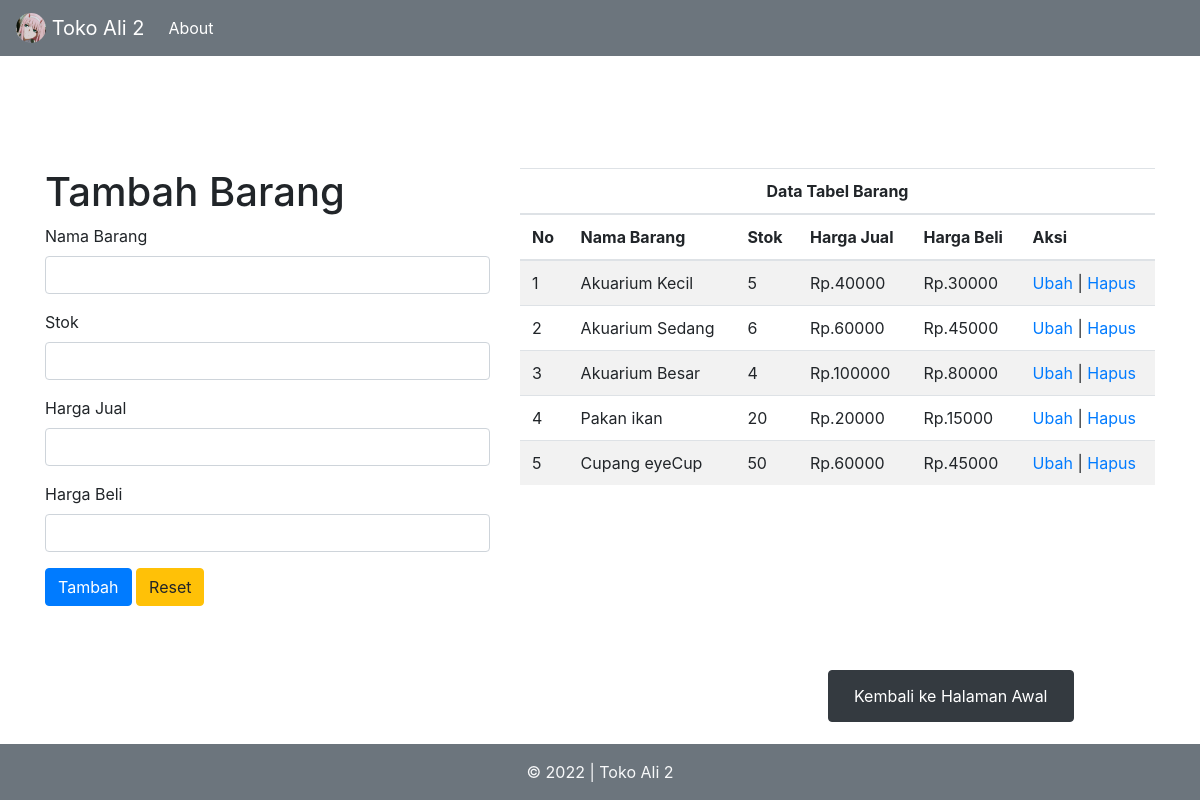
The page /php/barang.php on the database as committed earlier.
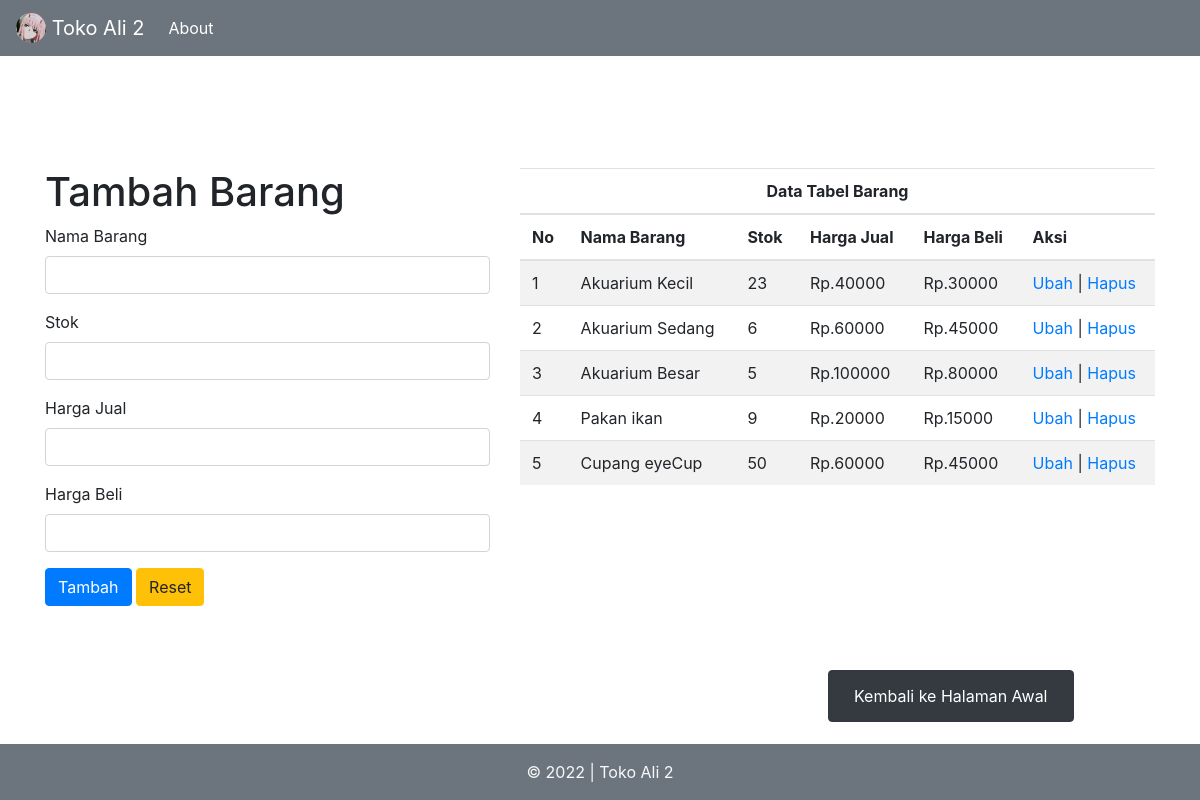
The same page on the database as committed later.
### tables this page shows
CREATE TABLE `barang` (
  `kd_brg` int(11) NOT NULL,
  `nm_brg` varchar(20) NOT NULL,
  `stok` int(11) NOT NULL,
  `harga_jual` bigint(15) NOT NULL,
  `harga_beli` int(11) NOT NULL
);

### php/barang.php (the view, shortened to what this page needs)
<?php
function query($query)
{
  $conn = mysqli_connect('localhost', 'root', '', 'kelompok3web');
  $result = mysqli_query($conn, $query) or die(mysqli_error($conn));
  $rows = [];
  while ($row = mysqli_fetch_assoc($result)) {
    $rows[] = $row;
  }
  return $rows;
}
$barang = query("SELECT * FROM barang");
?>
  <?php endif;
$aksi = 'Tambah';
$nama = null;
$stok = null;
$harga_jual = null;
$harga_beli = null;
$a = null;
  ?>
<!doctype html>
<html lang="en">
<head>
  <link rel="stylesheet" href="..\css\bootstrap.css">
</head>
<body>
  <header>
    <nav class="navbar navbar-expand-md navbar-dark fixed-top bg-secondary">
      <a class="navbar-brand" href="index.php">
        <img src="..\img\zero-two.jpg" alt="judul" width="30" height="30" class="d-inline-block align-top rounded-circle">
        Toko Ali 2
      </a>
      <div class="collapse navbar-collapse" id="navbarCollapse">
        <ul class="navbar-nav mr-auto">
          <li class="nav-item active">
            <a class="nav-link" href="about.php">About</a>
          </li>
        </ul>
      </div>
    </nav>
  </header>
  <main>
    <div class="container my-5 ">
      <div class="row">
        <div class="col-md-5 my-5 ">
          <form action="" method="POST">
            <h1><?= $aksi; ?> Barang </h1>
            <div class="form-group">
              <label for="nama">Nama Barang</label>
              <input type="text" class="form-control" id="nama" name="nama" <?= $a; ?> value="<?= $nama; ?>">
            </div>
            <div class="form-group">
              <label for="stok">Stok</label>
              <input type="number" class="form-control" id="stok" name="stok" value="<?= $stok; ?>">
            </div>
            <div class="form-group">
              <label for="harga">Harga Jual</label>
              <input type="number" class="form-control" id="harga_jual" name="harga_jual" value="<?= $harga_jual; ?>">
            </div>
            <div class="form-group">
              <label for="harga">Harga Beli</label>
              <input type="number" class="form-control" id="harga_beli" name="harga_beli" value="<?= $harga_beli; ?>">
            </div>
            <button type="submit" class="btn btn-primary" name="<?= $aksi; ?>" id="<?= $aksi; ?>"><?= $aksi; ?></button>
            <button type="reset" class="btn btn-warning">Reset</button>
          </form>
        </div>
        <div class="col-md-7 my-5">
          <table class="table table-striped">
            <thead>
              <tr>
                <th colspan="6" class="text-center">Data Tabel Barang</th>
              </tr>
              <tr>
                <th>No</th>
                <th>Nama Barang</th>
                <th>Stok</th>
                <th>Harga Jual</th>
                <th>Harga Beli</th>
                <th>Aksi</th>
              </tr>
            </thead>
            <tbody>
              <?php
              $no = 1;
              foreach ($barang as $b) : ?>
                <tr>
                  <td><?= $no++; ?></td>
                  <td><?= $b['nm_brg']; ?></td>
                  <td><?= $b['stok']; ?></td>
                  <td>Rp.<?= $b['harga_jual']; ?></td>
                  <td>Rp.<?= $b['harga_beli']; ?></td>
                  <td>
                    <a href="?Ubah=<?= $b['kd_brg']; ?>">Ubah</a> |
                    <a href="?hapus=<?= $b['kd_brg']; ?>" onclick="confirm('apakah anda yakin?')">Hapus</a>
                  </td>
                </tr>
              <?php endforeach; ?>
            </tbody>
          </table>
        </div>
        <button type="button" class="btn btn-dark " style="margin-left: 70%;">
          <a class="btn btn-dark" href="index.php" role="button">Kembali ke Halaman Awal</a>
        </button>
      </div>
    </div>
  </main>
  <footer class="footer fixed-bottom  mt-auto py-3 bg-secondary ">
    <div class="container text-center">
      <span class="text-light">&copy; 2022 | Toko Ali 2</span>
    </div>
  </footer>
</body>
</html>

Rows that differ between the two databases and show on the page:
changed barang "Akuarium Kecil": stok "5" → "23"
changed barang "Akuarium Besar": stok "4" → "5"
changed barang "Pakan ikan": stok "20" → "9"
